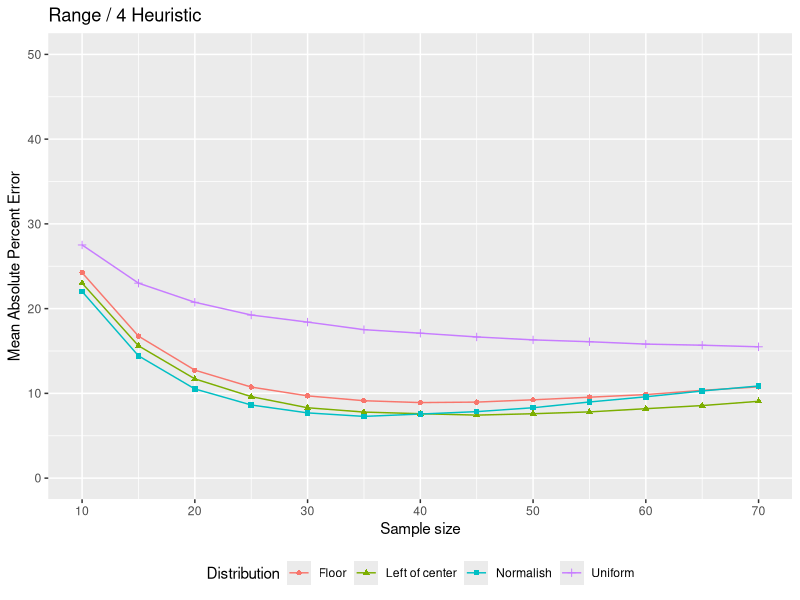
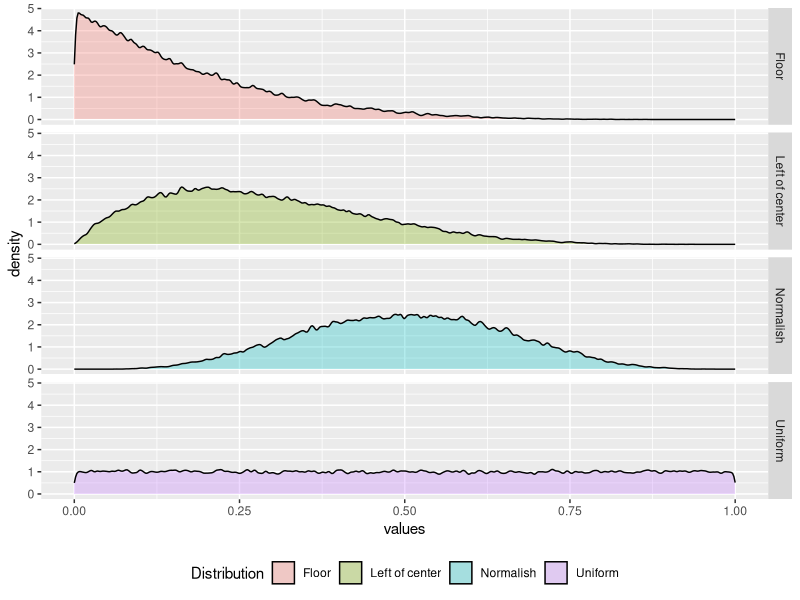

These figures' R source, in order:
library(ggplot2)
library(dplyr)

v_get_random_betas = Vectorize(rbeta)

ALPHAS = c(1, 2, 5, 1)
BETAS =  c(5, 5, 5, 1)
DISTS = c("Floor", "Left of center", "Normalish", "Uniform")
NS = seq(10, 70, by = 5)
ITERS = 1e4

#Tests
if (length(ALPHAS) != length(BETAS)) {
    stop("alphas and betas must be equal length")
}
if (length(ALPHAS) != length(DISTS)) {
    stop("every Distributio needs a name")
}

#Create a data frame
df = data.frame(
    iter = rep(1:ITERS, each = length(ALPHAS) * length(NS)),
    n = rep(NS, each = length(ALPHAS)),
    alpha = ALPHAS,
    beta =  BETAS,
    Distribution = DISTS
)


system.time({
    #Compute the true and approximate SD
    df = df %>% mutate(
        beta_values = v_get_random_betas(n, alpha, beta),
        sd = unlist(lapply(beta_values, sd)),
        min = unlist(lapply(beta_values, min)),
        max = unlist(lapply(beta_values, max)),
        heuristic_sd = abs(min - max) / 4,
        ape = abs(sd - heuristic_sd) / sd * 100 #average percentage error
    )
})

#Summarize to get mean average percentage error
sdf = df %>%
    group_by(n, Distribution) %>%
    summarise(mape = mean(ape),
              ape_se = sqrt(var(ape) / length(ape)))
View(sdf)
#Hallo Herr Schulte!
p = ggplot(sdf,
           aes(
               x = n,
               y = mape,
               group = Distribution,
               color = Distribution,
               shape = Distribution
           )) +
    geom_line() +
    geom_point() +
    labs(x = "Sample size",
         y = "Mean Absolute Percent Error",
         title = "Range / 4 Heuristic") +
    scale_y_continuous(limits = c(0, 50)) +
    scale_x_continuous(breaks = seq(10, 70, by = 10)) +
    theme(legend.position = "bottom")
p
#ggsave(plot=p,file="range.heuristic.png",width=4.5,height=5)

ITER2 = 1000

df2 = data.frame(
    Distribution = c(
        rep("Floor", ITER2 * 50),
        rep("Left of center", ITER2 * 50),
        rep("Normalish", ITER2 * 50),
        rep("Uniform", ITER2 * 50)
    ),
    values = c(
        unlist(
            subset(df, n == 50 &
                       Distribution == "Floor" & iter <= ITER2)$beta_values
        ),
        unlist(
            subset(df, n == 50 &
                       Distribution == "Left of center" & iter <= ITER2)$beta_values
        ),
        unlist(
            subset(df, n == 50 &
                       Distribution == "Normalish" & iter <= ITER2)$beta_values
        ),
        unlist(
            subset(df, n == 50 &
                       Distribution == "Uniform" & iter <= ITER2)$beta_values
        )
    )
)

p = ggplot(df2, aes(x = values, fill = Distribution)) +
    geom_density(alpha = .3, bw = .0025) +
    facet_grid(Distribution ~ .) +
    theme(legend.position = "bottom")
p
#ggsave(plot=p,file="range.heuristic.dists.png",width=4.5,height=5)